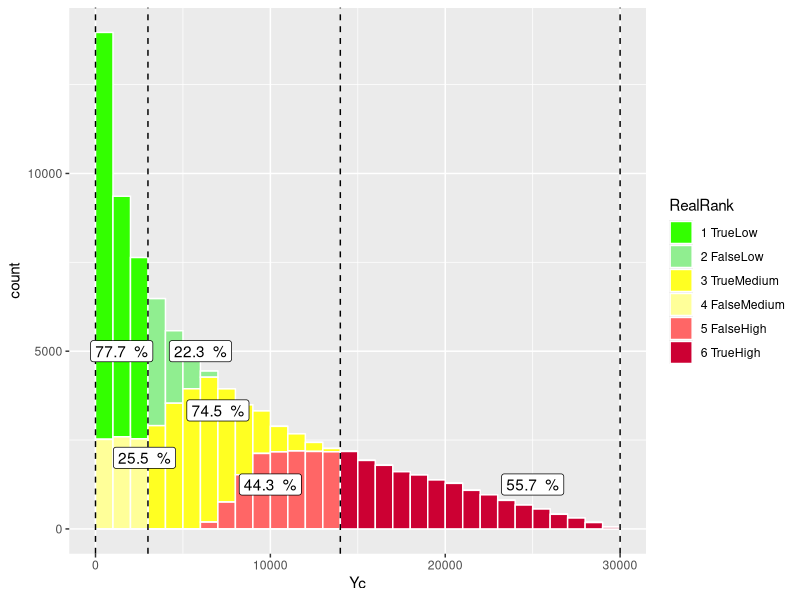

Source code (R):
# www.isacajournal-digital.org/isacajournal/2019_volume_3/MobilePagedArticle.action?articleId=1485390#articleId1485390
# Figure 3—R Code to Plot the Bar Chart in Figure 2 
library(ggplot2) 
 
n <- 10000            #iterations 
lp <- c(0, 0.3)       #low probability range
li <- c(0, 10000)     #low impact range
mp <- c(0.3, 0.7)     #medium probability range   
mi <- c(10000, 20000) #medium impact range
hp <- c(0.7, 1.0)     #high probability range   
hi <- c(20000,30000)  #high impact range

slp = runif(n, min(lp), max(lp))   #random numbers in low probability range 
sli = runif(n, min(li), max(li))   #random numbers in low impact range
smp = runif(n, min(mp), max(mp))   #random numbers in med probability range 
smi = runif(n, min(mi), max(mi))   #random numbers in med impact range
shp = runif(n, min(hp), max(hp))   #random numbers in high probability range 
shi = runif(n, min(hi), max(hi))   #random numbers in highimpact range

LowestLow = min(lp) * min(li)
HighestLow = max(lp) * max(li)
LowestMed = min(mp) * min(mi)
HighestMed = max(mp) * max(mi)
LowestHig = min(hp) * min(hi)
HighestHig = max(hp) * max(hi)

lr = c(slp*sli, slp*smi, smp*sli)  #low risks defined as green region in risk matrix and its possible variants, R=P*I
mr = c(smp*smi, slp*shi, shp*sli)  #med risks defined as amber region in risk matrix and its possible variants, R=P*I
hr = c(shp*shi, smp*shi, shp*smi)  #high risks defined as red region in risk matrix and its possible variants, R=P*I

dlr = data.frame(x=lr)             #data frame with low risks and label "Low"
dlr$risk = "Low"
dlr$lowest = LowestLow
dlr$highest = HighestLow
dlr$Confidence <- ifelse(dlr$x >= dlr$lowest & dlr$x <= dlr$highest, "In", "Out")
dlr$RealRank <- ifelse(dlr$Confidence == "In", "1 TrueLow", "2 FalseLow")

dmr = data.frame(x=mr)             #data frame with medium risks and label "Med"  
dmr$risk = "Med"
dmr$lowest = LowestMed
dmr$highest = HighestMed
dmr$Confidence <- ifelse(dmr$x >= dmr$lowest & dmr$x <= dmr$highest, "In", "Out")
dmr$RealRank <- ifelse(dmr$Confidence == "In", "3 TrueMedium", "4 FalseMedium")

dhr = data.frame(x=hr)             #data frame with high risks and label "High"  
dhr$risk = "High"
dhr$lowest = LowestHig
dhr$highest = HighestHig
dhr$Confidence <- ifelse(dhr$x >= dhr$lowest & dhr$x <= dhr$highest, "In", "Out")
dhr$RealRank <- ifelse(dhr$Confidence == "In", "6 TrueHigh", "5 FalseHigh")

risk_thresholds <- c(0, HighestLow, LowestMed, HighestMed, LowestHig, HighestHig)

df = rbind(dlr, dmr, dhr)          #bind all data data frames into one dataset

risk_confidence_table <- table(df$risk, df$Confidence)
#risk_confidence_proportions <- prop.table(risk_confidence_table, margin = 1) * 100
risk_confidence_proportions <- round(prop.table(risk_confidence_table, margin = 1) * 100, 1)


#ggplot() + geom_histogram(data = df, aes(x=x, y=..count..,fill=risk),
#colour="white", bínwidth = 1000, boundary = 0)+
#scale_fill_manual(values = c("#CC0033","#33FF00", "#FFFF33")) + 
  # xlab(label = "Yc") 
                          
ggplot() + geom_histogram(data = df, aes(x=x, y=..count..,fill=RealRank),
                          colour="white", binwidth = 1000, boundary = 0)+
  scale_fill_manual(values = c("2 FalseLow" = "#90EE90", 
                               "1 TrueLow" = "#33FF00", 
                               "3 TrueMedium" = "#FFFF22", 
                               "4 FalseMedium" = "#FFFF99", 
                               "5 FalseHigh" = "#FF6666", 
                               "6 TrueHigh" = "#CC0033")
  ) + 
  geom_vline(xintercept = risk_thresholds, linetype = "dashed", color = "black") +
  xlab(label = "Yc") +
  annotate(geom="label", x=HighestLow/2, y=n/2, label=paste(risk_confidence_proportions["Low","In"]," %"),
           color="black") +
  annotate(geom="label", x=HighestLow*2, y=n/2, label=paste(risk_confidence_proportions["Low","Out"]," %"),
           color="black") +
  annotate(geom="label", x=HighestMed/2, y=n/3, label=paste(risk_confidence_proportions["Med","In"]," %"),
           color="black") +
  annotate(geom="label", x=HighestMed/5, y=n/5, label=paste(risk_confidence_proportions["Med","Out"]," %"),
           color="black") +
  annotate(geom="label", x=HighestHig/1.2, y=n/8, label=paste(risk_confidence_proportions["High","In"]," %"),
           color="black") +
  annotate(geom="label", x=HighestHig/3, y=n/8, label=paste(risk_confidence_proportions["High","Out"]," %"),
         color="black")
